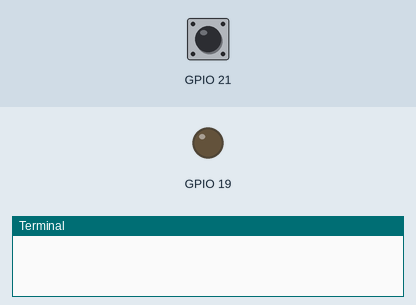
A program run on a simulated Raspberry Pi (BCM pin numbers). Shown: output pins drawn as LEDs (lit = HIGH), the last lines printed to the terminal. Dashed ring = blinking. The inputs (shaded band) are chosen by the test bench; at power-on: GPIO 21 LOW.

Above: at 1.2 s.
1.3 s: GPIO 21 pulled HIGH for 3.2 s
At 2.1 s:
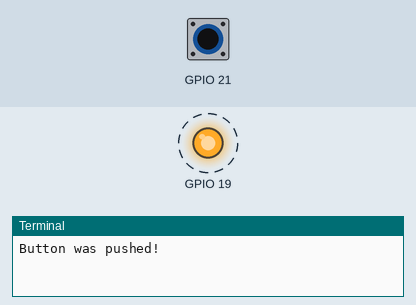
6.0 s: GPIO 21 pulled HIGH for 0.15 s
At 7.1 s:
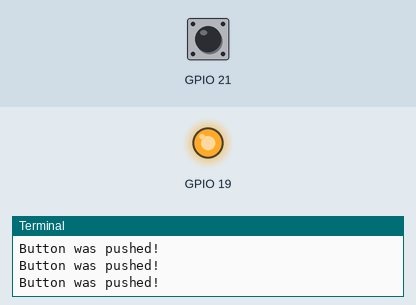
7.6 s: GPIO 21 pulled HIGH for 1 s
At 8.4 s:
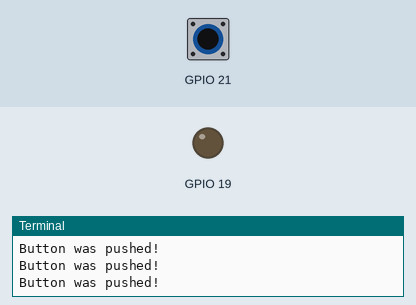
Timing chart, 0 to 10.6 s (numbered marks = the images above; inputs shaded):
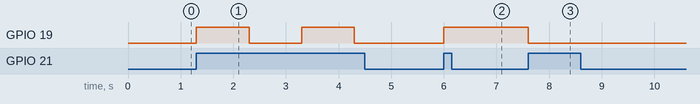

The program:

test.py
```python
import RPi.GPIO as GPIO
import time

GPIO.setmode(GPIO.BCM)  # Use physical pin numbering

# Set up GPIO pin 40 as input with pull-down resistor
GPIO.setup(21, GPIO.IN, pull_up_down=GPIO.PUD_DOWN)

# Set up GPIO pin 35 as output
GPIO.setup(19, GPIO.OUT)

while True:  # Run forever
    if GPIO.input(21) == GPIO.HIGH:
        print("Button was pushed!")

        # Toggle GPIO pin 35 state
        if GPIO.input(19) == GPIO.LOW:
            GPIO.output(19, GPIO.HIGH)
        else:
            GPIO.output(19, GPIO.LOW)

        time.sleep(1)  # Optional: Add a small delay to debounce button press
```

Measured:
- after the input at 1.3 s, GPIO 19: alternates HIGH for 1.0 s and LOW for 1.0 s, starting at once
- after the input at 6.0 s, GPIO 19: LOW → HIGH at once
- after the input at 7.6 s, GPIO 19: HIGH → LOW at once
